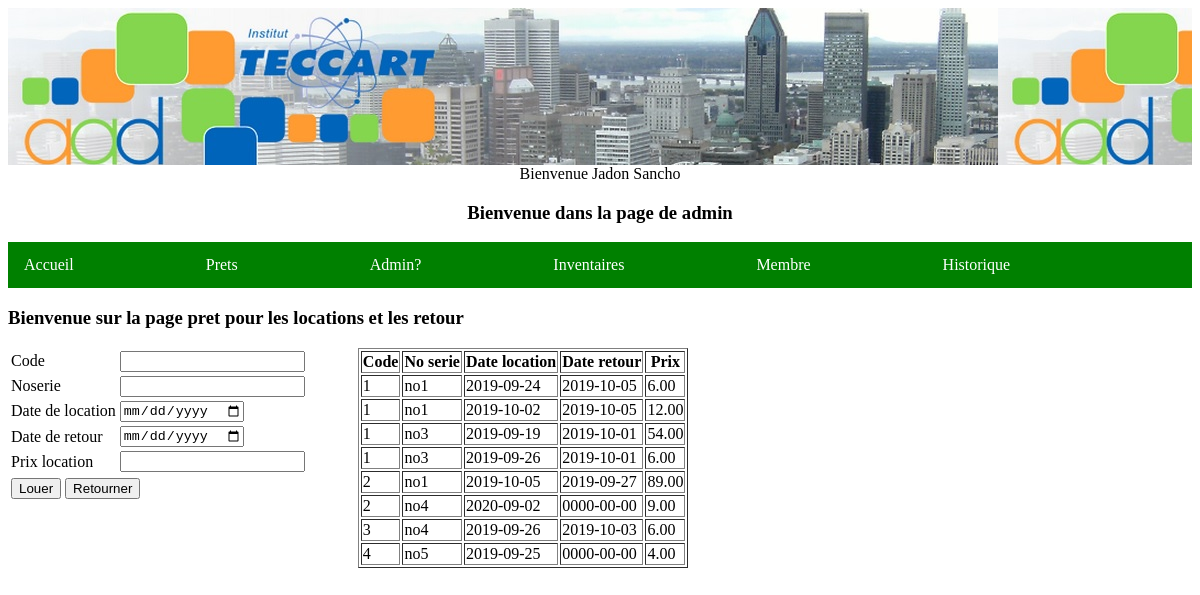
Screenshot of /admin/indexadmin.php?lien=pret (signed in) with the database file from the repository.
### tables this page shows
CREATE TABLE `location` (
  `code` varchar(10) NOT NULL,
  `noserie` varchar(10) NOT NULL,
  `datelocation` date NOT NULL,
  `dateretour` date DEFAULT NULL,
  `prixlocation` decimal(10,2) DEFAULT NULL
);

### admin/pret.php (the view, shortened to what this page needs)
<form method="post">
<?php
echo "<h3>Bienvenue sur la page pret pour les locations et les retour</h3>";
?>
<div style="float:left;margin-right:50px">
<table>
	<tr><td>Code</td><td><input type="text" name="codemembre" value=""></td></tr>
	<tr><td>Noserie</td><td><input type="text" name="noserie" value=""></td></tr>
	<tr><td>Date de location</td><td><input type="date" name="datelocation" value=""></td></tr>
	<tr><td>Date de retour</td><td><input type="date" name="dateretour" value=""></td></tr>
	<tr><td>Prix location</td><td><input type="text" name="prixlocation" value=""></td></tr>
</table>
<table>
	<tr>
		<td><input type="submit" name="valid" value="Louer"></td>
		<td><input type="submit" name="valid" value="Retourner"></td>
	</tr>
</table>
<?php
	$connect=mysqli_connect('localhost','root','','magasinscolaire') or die ("Erreur de connexion");
?>
</div>
<?php
$reqlistepret=mysqli_query($connect,"select * from location") or die ("Erreur de selection");
echo "<table border=1> <th>Code</th> <th>No serie</th> <th>Date location</th> <th>Date retour</th>
<th>Prix</th> ";
	while($reqresultat=mysqli_fetch_row($reqlistepret))
	{
		$listecode=$reqresultat[0];
		$listenoserie=$reqresultat[1];
		$listedatelocation=$reqresultat[2];
		$listedateretour=$reqresultat[3];
		$listeprix
		=$reqresultat[4];
	echo "<tr> <td>$listecode</td> <td>$listenoserie</td> <td>$listedatelocation</td> <td>$listedateretour</td>
  <td>$listeprix</td>  </tr>";
	}
echo "</table>";
?>
</form>

### admin/indexadmin.php (shortened to what this page needs)
<head>
<link rel="stylesheet" type="text/css" href="../style/styleadmin.css">
</head>
<div id="haut">
</div>
<center>
<?php
	echo "Bienvenue ". $_SESSION["nom"] ." ". $_SESSION["prenom"];
?>
</center>
<h3 id="bienv">Bienvenue dans la page de admin </h3>
<div>
	<ul>
		<li><a href="indexadmin.php?lien=accueil">Accueil</a></li>
		<li><a href="indexadmin.php?lien=pret">Prets</a></li>
		<li><a href="indexadmin.php?lien=adminverif">Admin?</a></li>
		<li><a href="indexadmin.php?lien=inventaire">Inventaires</a></li>
		<li><a href="indexadmin.php?lien=membre">Membre</a></li>
		<li><a href="indexadmin.php?lien=historique">Historique</a></li>
	</ul>
</div>
<?php
	if (isset ($_GET["lien"]))
	{
		$lien=$_GET["lien"];
		switch ($lien)
		{
			case "pret":
				include("pret.php");
			break;
		}
	}
?>

### style/styleadmin.css (style rules this page uses)
#haut { height:20%; background-image:url("../photo/Teccart.JPG") }
#bienv { text-align:center; }
li { display:inline; }

### admin/indexadmin.php (style rules this page uses)
ul { list-style-type: none; margin: 0; padding: 0; overflow: hidden; background-color: green; }
li { float: left; display:inline; margin-right:100px; }
li a { display: block; color: white; text-align: center; padding: 14px 16px; text-decoration: none; }

### rows the page displays
location: code "1", noserie "no1", datelocation "2019-09-24", dateretour "2019-10-05", prixlocation "6.00"
location: code "1", noserie "no1", datelocation "2019-10-02", dateretour "2019-10-05", prixlocation "12.00"
location: code "1", noserie "no3", datelocation "2019-09-19", dateretour "2019-10-01", prixlocation "54.00"
location: code "1", noserie "no3", datelocation "2019-09-26", dateretour "2019-10-01", prixlocation "6.00"
location: code "2", noserie "no1", datelocation "2019-10-05", dateretour "2019-09-27", prixlocation "89.00"
location: code "2", noserie "no4", datelocation "2020-09-02", dateretour "0000-00-00", prixlocation "9.00"
location: code "3", noserie "no4", datelocation "2019-09-26", dateretour "2019-10-03", prixlocation "6.00"
location: code "4", noserie "no5", datelocation "2019-09-25", dateretour "0000-00-00", prixlocation "4.00"

### other values shown
$_SESSION["nom"] "Jadon"
$_SESSION["prenom"] "Sancho"
